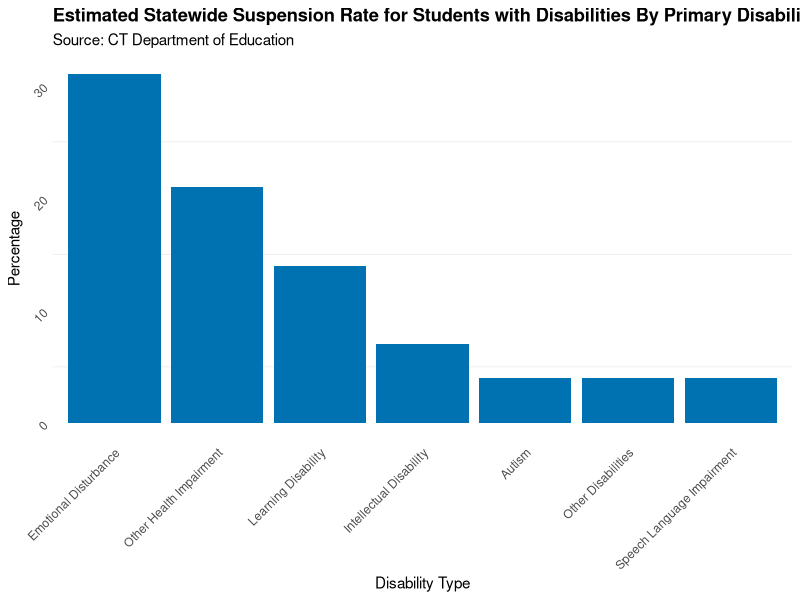

Here is the R script that generated this plot:
library(tidyr)
library(dplyr)
library(ggplot2)

disability <- read.csv("disability-17-18.csv", header = T)


p <- disability %>% 
  ggplot()+
  geom_col(stat= "identity",mapping = aes(x=reorder(Primary.Disability, -Suspension.Rate), y=Suspension.Rate), fill="#0072B2")+
  theme_minimal()+
  theme(panel.border = element_blank(), panel.grid.major = element_blank())+
  labs(y = "Percentage")+
  labs(x = "Disability Type")+
  theme(axis.text.x = element_text(angle = 45, hjust = 1))+
  theme(axis.text.y = element_text(angle = 45, hjust = 1))+
  labs(title = "Estimated Statewide Suspension Rate for Students with Disabilities By Primary Disability",
       subtitle = "Source: CT Department of Education")+
  theme(plot.title = element_text(face = "bold"))

p







